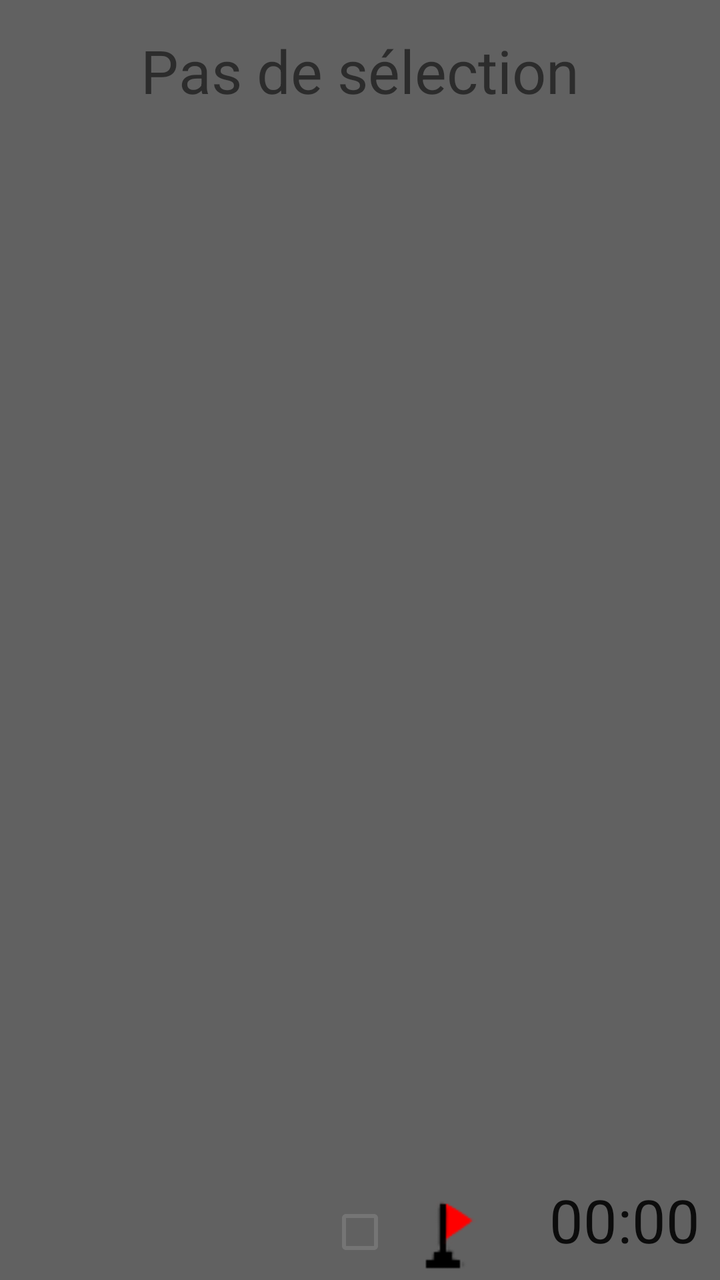
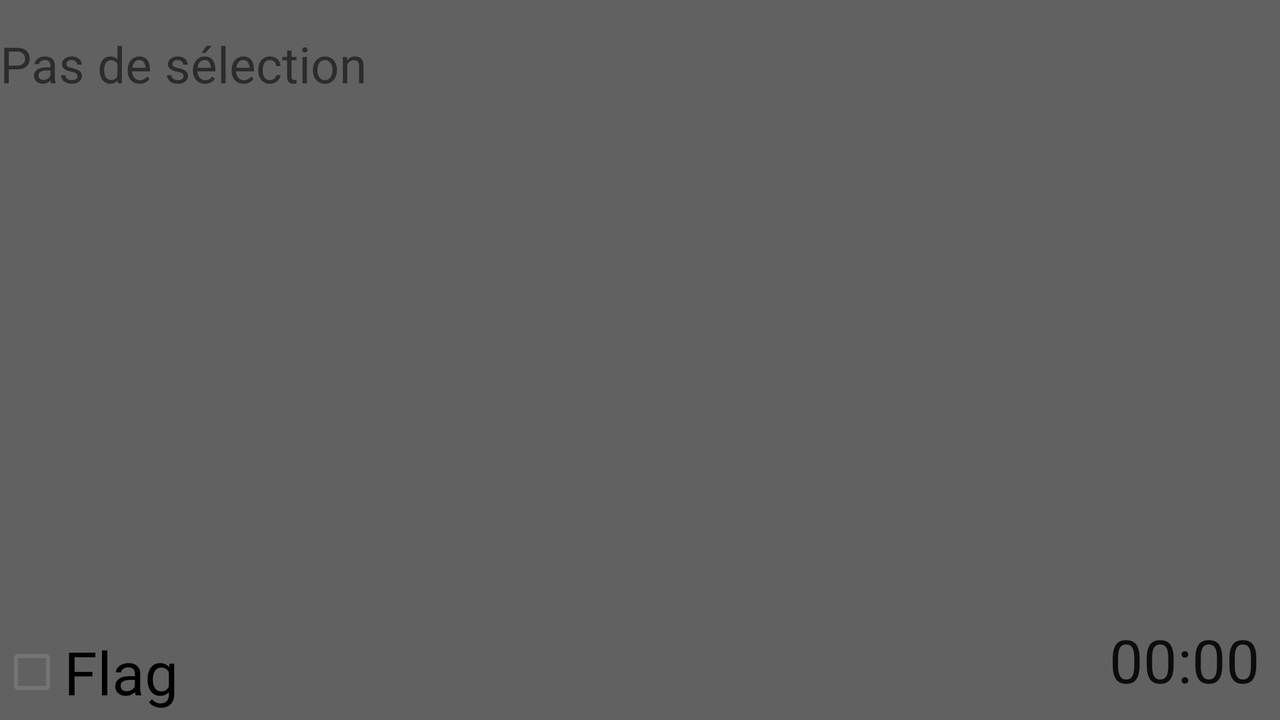

Two renders of one Android screen. The first uses the default layout on a phone; the second uses the alternative layout the repository ships for a different screen configuration, on a matching device. The two XML files are below.
<!-- AndroidManifest.xml: application theme Theme.MyDemineur -->
<!-- res/layout/activity_play_field.xml -->
<?xml version="1.0" encoding="utf-8"?>
<androidx.constraintlayout.widget.ConstraintLayout xmlns:android="http://schemas.android.com/apk/res/android"
    xmlns:app="http://schemas.android.com/apk/res-auto"
    xmlns:tools="http://schemas.android.com/tools"
    android:layout_width="match_parent"
    android:layout_height="match_parent"
    tools:context=".PlayFieldActivity"
    android:background="@color/gray">
    <TextView
        android:id="@+id/selected_difficulty"
        android:layout_width="wrap_content"
        android:layout_height="wrap_content"
        app:layout_constraintTop_toTopOf="parent"
        app:layout_constraintLeft_toLeftOf="parent"
        app:layout_constraintRight_toRightOf="parent"
        android:textSize="30dp"
        android:layout_marginTop="15dp"
        android:text="Pas de sélection"/>
    <TextView
        android:layout_width="wrap_content"
        android:layout_height="wrap_content"
        app:layout_constraintTop_toBottomOf="@+id/selected_difficulty"
        app:layout_constraintLeft_toLeftOf="parent"
        app:layout_constraintRight_toRightOf="parent"
        android:id="@+id/mineflagged"
        />
    <CheckBox
        android:id="@+id/Flag"
        android:layout_width="wrap_content"
        android:layout_height="wrap_content"
        app:layout_constraintBottom_toBottomOf="parent"
        app:layout_constraintLeft_toLeftOf="parent"
        app:layout_constraintRight_toRightOf="parent"
        android:textSize="30dp"/>
    <ImageView
        android:layout_width="wrap_content"
        android:layout_height="wrap_content"
        app:layout_constraintBottom_toBottomOf="parent"
        app:layout_constraintLeft_toRightOf="@+id/Flag"
        android:src="@drawable/icon_action_flag"
        android:layout_marginVertical="5dp"/>
    <Chronometer
        android:layout_width="wrap_content"
        android:layout_height="wrap_content"
        app:layout_constraintBottom_toBottomOf="parent"
        app:layout_constraintRight_toRightOf="parent"
        android:layout_margin="10dp"
        android:textSize="30dp"
        android:id="@+id/chronometer"
        />
    <GridLayout
        android:id="@+id/gridLayout"
        android:layout_width="wrap_content"
        android:layout_height="wrap_content"
        app:layout_constraintBottom_toBottomOf="parent"
        app:layout_constraintLeft_toLeftOf="parent"
        app:layout_constraintRight_toRightOf="parent"
        app:layout_constraintTop_toBottomOf="@+id/selected_difficulty" />
</androidx.constraintlayout.widget.ConstraintLayout>
<!-- resources referenced by this layout -->
<resources>
  <color name="gray">#616161</color>
  <!-- drawable icon_action_flag: png bitmap (drawable, 823 bytes) -->
  <style name="Theme.MyDemineur" parent="Theme.MaterialComponents.DayNight.NoActionBar">
          
          <item name="colorPrimary">@color/green</item>
          <item name="colorPrimaryVariant">@color/greenvariant</item>
          <item name="colorOnPrimary">@color/white</item>
          
          <item name="colorSecondary">@color/teal_200</item>
          <item name="colorSecondaryVariant">@color/teal_700</item>
          <item name="colorOnSecondary">@color/black</item>
          
          <item name="android:statusBarColor" tools:targetApi="l">?attr/colorPrimaryVariant</item>
          
          <item name="background">@color/gray</item>
      </style>
  <color name="green">#286A00</color>
  <color name="greenvariant">#153900</color>
  <color name="white">#FFFFFF</color>
  <color name="teal_200">#FF03DAC5</color>
  <color name="teal_700">#FF018786</color>
  <color name="black">#FF000000</color>
</resources>
<!-- res/layout-land/activity_play_field.xml (the repository's variant of the layout above) -->
<!-- drawn on the phone turned sideways -->
<?xml version="1.0" encoding="utf-8"?>
<androidx.constraintlayout.widget.ConstraintLayout xmlns:android="http://schemas.android.com/apk/res/android"
    xmlns:app="http://schemas.android.com/apk/res-auto"
    xmlns:tools="http://schemas.android.com/tools"
    android:layout_width="match_parent"
    android:layout_height="match_parent"
    tools:context=".PlayFieldActivity"
    android:background="@color/gray">
    <TextView
        android:id="@+id/selected_difficulty"
        android:layout_width="wrap_content"
        android:layout_height="wrap_content"
        app:layout_constraintTop_toTopOf="parent"
        app:layout_constraintLeft_toLeftOf="parent"
        android:textSize="25dp"
        android:layout_marginTop="15dp"
        android:text="Pas de sélection"/>
    <TextView
        android:layout_width="wrap_content"
        android:layout_height="wrap_content"
        android:layout_margin="5dp"
        app:layout_constraintTop_toBottomOf="@+id/selected_difficulty"
        app:layout_constraintLeft_toLeftOf="parent"
        android:id="@+id/mineflagged"
        />
    <CheckBox
        android:id="@+id/Flag"
        android:layout_width="wrap_content"
        android:layout_height="wrap_content"
        app:layout_constraintBottom_toBottomOf="parent"
        app:layout_constraintLeft_toLeftOf="parent"
        android:text="Flag"
        android:textSize="30dp"/>
    <Chronometer
        android:layout_width="wrap_content"
        android:layout_height="wrap_content"
        app:layout_constraintBottom_toBottomOf="parent"
        app:layout_constraintRight_toRightOf="parent"
        android:layout_margin="10dp"
        android:textSize="30dp"
        android:id="@+id/chronometer"
        />
    <GridLayout
        android:id="@+id/gridLayout"
        android:layout_width="wrap_content"
        android:layout_height="wrap_content"
        app:layout_constraintBottom_toBottomOf="parent"
        app:layout_constraintLeft_toLeftOf="parent"
        app:layout_constraintRight_toRightOf="parent"
        app:layout_constraintTop_toTopOf="parent" />
</androidx.constraintlayout.widget.ConstraintLayout>
<!-- resources referenced by the variant -->
<!-- as the phone turned sideways resolves them -->
<resources>
  <color name="gray">#616161</color>
  <style name="Theme.MyDemineur" parent="Theme.MaterialComponents.DayNight.NoActionBar">
          
          <item name="colorPrimary">@color/green</item>
          <item name="colorPrimaryVariant">@color/greenvariant</item>
          <item name="colorOnPrimary">@color/white</item>
          
          <item name="colorSecondary">@color/teal_200</item>
          <item name="colorSecondaryVariant">@color/teal_700</item>
          <item name="colorOnSecondary">@color/black</item>
          
          <item name="android:statusBarColor" tools:targetApi="l">?attr/colorPrimaryVariant</item>
          
          <item name="background">@color/gray</item>
      </style>
  <color name="green">#286A00</color>
  <color name="greenvariant">#153900</color>
  <color name="white">#FFFFFF</color>
  <color name="teal_200">#FF03DAC5</color>
  <color name="teal_700">#FF018786</color>
  <color name="black">#FF000000</color>
</resources>
